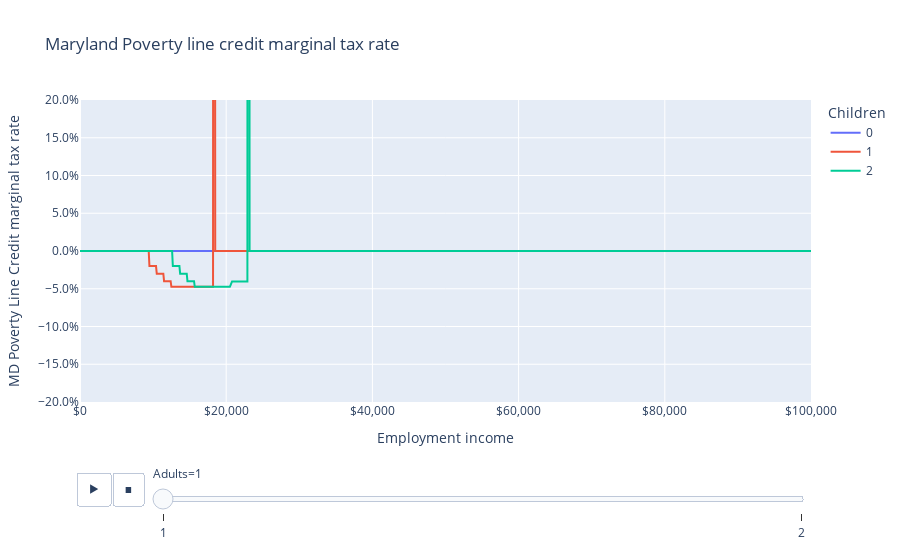

Here is the notebook cell this chart was saved with:
### Markdown cell above
The Maryland Poverty Line Credit phases in at 5% of earnings, then phases out in a stepped way that produces many small cliffs (infinite marginal tax rates).

### Code cell
fig = px.line(
    df,
    "employment_income",
    "plc_mtr",
    color="children",
    animation_frame="adults",
    labels=LABELS,
    title="Maryland Poverty line credit marginal tax rate",
)
fig.update_layout(
    xaxis_tickformat="$,", yaxis_tickformat=".1%", yaxis_range=[-0.2, 0.2]
)
fig.show()

### Figure 1 — Plotly figure (JSON) as saved in the notebook; plotly's stock layout.template omitted (floating-point values rounded to 4 significant figures; data arrays with more than 128 entries replaced by an {"elided": "..."} marker saying what was removed)
{"data": [{"hovertemplate": "Children=0<br>Adults=1<br>Employment income=%{x}<br>MD Poverty Line Credit marginal tax rate=%{y}<extra></extra>", "legendgroup": "0", "line": {"color": "#636efa", "dash": "solid"}, "marker": {"symbol": "circle"}, "mode": "lines", "name": "0", "orientation": "v", "showlegend": true, "type": "scatter", "x": {"elided": "1001 int values"}, "xaxis": "x", "y": {"elided": "1001 int values"}, "yaxis": "y"}, {"hovertemplate": "Children=1<br>Adults=1<br>Employment income=%{x}<br>MD Poverty Line Credit marginal tax rate=%{y}<extra></extra>", "legendgroup": "1", "line": {"color": "#EF553B", "dash": "solid"}, "marker": {"symbol": "circle"}, "mode": "lines", "name": "1", "orientation": "v", "showlegend": true, "type": "scatter", "x": {"elided": "1001 int values"}, "xaxis": "x", "y": {"elided": "1001 float values"}, "yaxis": "y"}, {"hovertemplate": "Children=2<br>Adults=1<br>Employment income=%{x}<br>MD Poverty Line Credit marginal tax rate=%{y}<extra></extra>", "legendgroup": "2", "line": {"color": "#00cc96", "dash": "solid"}, "marker": {"symbol": "circle"}, "mode": "lines", "name": "2", "orientation": "v", "showlegend": true, "type": "scatter", "x": {"elided": "1001 int values"}, "xaxis": "x", "y": {"elided": "1001 float values"}, "yaxis": "y"}], "layout": {"legend": {"title": {"text": "Children"}, "tracegroupgap": 0}, "sliders": [{"active": 0, "currentvalue": {"prefix": "Adults="}, "len": 0.9, "pad": {"b": 10, "t": 60}, "steps": [{"args": [["1"], {"frame": {"duration": 0, "redraw": false}, "fromcurrent": true, "mode": "immediate", "transition": {"duration": 0, "easing": "linear"}}], "label": "1", "method": "animate"}, {"args": [["2"], {"frame": {"duration": 0, "redraw": false}, "fromcurrent": true, "mode": "immediate", "transition": {"duration": 0, "easing": "linear"}}], "label": "2", "method": "animate"}], "x": 0.1, "xanchor": "left", "y": 0, "yanchor": "top"}], "title": {"text": "Maryland Poverty line credit marginal tax rate"}, "updatemenus": [{"buttons": [{"args": [null, {"frame": {"duration": 500, "redraw": false}, "fromcurrent": true, "mode": "immediate", "transition": {"duration": 500, "easing": "linear"}}], "label": "&#9654;", "method": "animate"}, {"args": [[null], {"frame": {"duration": 0, "redraw": false}, "fromcurrent": true, "mode": "immediate", "transition": {"duration": 0, "easing": "linear"}}], "label": "&#9724;", "method": "animate"}], "direction": "left", "pad": {"r": 10, "t": 70}, "showactive": false, "type": "buttons", "x": 0.1, "xanchor": "right", "y": 0, "yanchor": "top"}], "xaxis": {"anchor": "y", "domain": [0, 1], "tickformat": "$,", "title": {"text": "Employment income"}}, "yaxis": {"anchor": "x", "domain": [0, 1], "range": [-0.2, 0.2], "tickformat": ".1%", "title": {"text": "MD Poverty Line Credit marginal tax rate"}}}}
